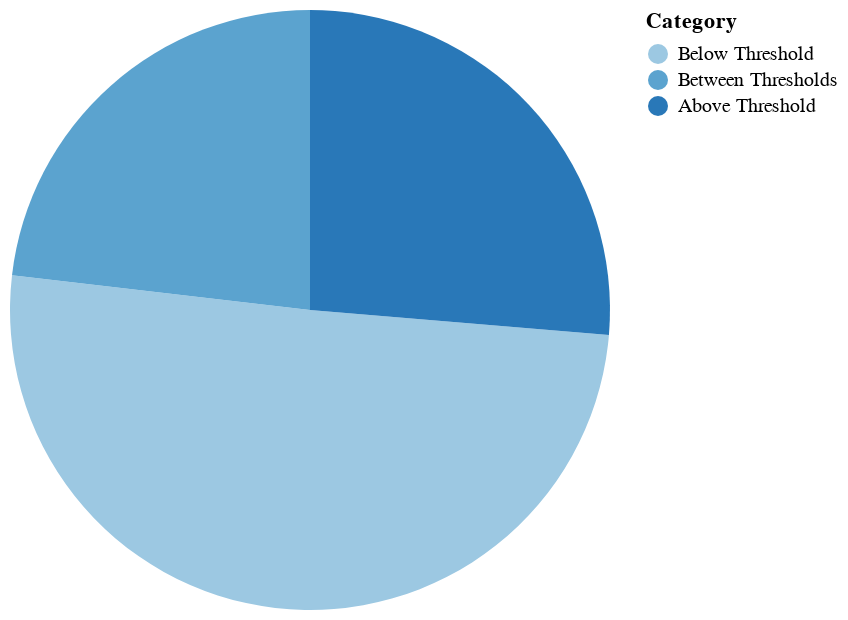

This figure's notebook cell:
### Code cell
alt.Chart(percentage_df).mark_arc().encode(
    theta="Percentage",
    color="Category"
)

### Figure 1 — Vega-Lite specification as saved in the notebook (floating-point values rounded to 4 significant figures)
{"config": {"view": {"continuousWidth": 300, "continuousHeight": 300}}, "data": {"name": "data-bbdbab93f7df38fc76ea86a782af7284"}, "mark": {"type": "arc"}, "encoding": {"color": {"field": "Category", "sort": ["Below Threshold", "Between Thresholds", "Above Threshold"], "type": "ordinal"}, "theta": {"field": "Percentage", "type": "quantitative"}}, "$schema": "https://vega.github.io/schema/vega-lite/v5.15.1.json", "datasets": {"data-bbdbab93f7df38fc76ea86a782af7284": [{"Category": "Below Threshold", "Percentage": 50.52}, {"Category": "Above Threshold", "Percentage": 26.33}, {"Category": "Between Thresholds", "Percentage": 23.15}]}}
